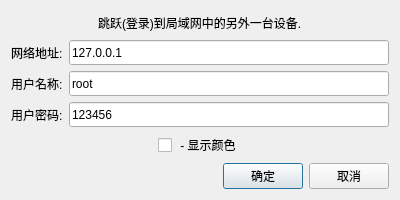
<?xml version="1.0" encoding="UTF-8"?>
<ui version="4.0">
 <class>Goline</class>
 <widget class="QDialog" name="Goline">
  <property name="geometry">
   <rect>
    <x>0</x>
    <y>0</y>
    <width>400</width>
    <height>200</height>
   </rect>
  </property>
  <property name="windowTitle">
   <string>跳跃</string>
  </property>
  <layout class="QVBoxLayout" name="verticalLayout_2">
   <item alignment="Qt::AlignHCenter">
    <widget class="QLabel" name="label">
     <property name="text">
      <string>跳跃(登录)到局域网中的另外一台设备.</string>
     </property>
    </widget>
   </item>
   <item>
    <layout class="QVBoxLayout" name="verticalLayout">
     <item>
      <layout class="QHBoxLayout" name="horizontalLayout_c">
       <item>
        <widget class="QLabel" name="label_c">
         <property name="text">
          <string>网络地址:</string>
         </property>
        </widget>
       </item>
       <item>
        <widget class="QLineEdit" name="ipaddr">
         <property name="minimumSize">
          <size>
           <width>0</width>
           <height>25</height>
          </size>
         </property>
         <property name="text">
          <string>127.0.0.1</string>
         </property>
        </widget>
       </item>
      </layout>
     </item>
     <item>
      <layout class="QHBoxLayout" name="horizontalLayout_a">
       <item>
        <widget class="QLabel" name="label_a">
         <property name="text">
          <string>用户名称:</string>
         </property>
        </widget>
       </item>
       <item>
        <widget class="QLineEdit" name="username">
         <property name="minimumSize">
          <size>
           <width>0</width>
           <height>25</height>
          </size>
         </property>
         <property name="text">
          <string>root</string>
         </property>
        </widget>
       </item>
      </layout>
     </item>
     <item>
      <layout class="QHBoxLayout" name="horizontalLayout_b">
       <item>
        <widget class="QLabel" name="label_b">
         <property name="text">
          <string>用户密码:</string>
         </property>
        </widget>
       </item>
       <item>
        <widget class="QLineEdit" name="password">
         <property name="minimumSize">
          <size>
           <width>10</width>
           <height>25</height>
          </size>
         </property>
         <property name="text">
          <string>123456</string>
         </property>
        </widget>
       </item>
      </layout>
     </item>
     <item>
      <layout class="QHBoxLayout" name="horizontalLayout_d">
       <item alignment="Qt::AlignHCenter">
        <widget class="QCheckBox" name="checkBox">
         <property name="text">
          <string> - 显示颜色</string>
         </property>
        </widget>
       </item>
      </layout>
     </item>
    </layout>
   </item>
   <item>
    <layout class="QHBoxLayout" name="horizontalLayout">
     <item>
      <spacer name="horizontalSpacer">
       <property name="orientation">
        <enum>Qt::Horizontal</enum>
       </property>
       <property name="sizeHint" stdset="0">
        <size>
         <width>40</width>
         <height>20</height>
        </size>
       </property>
      </spacer>
     </item>
     <item>
      <widget class="QPushButton" name="pushButton_2">
       <property name="text">
        <string>确定</string>
       </property>
      </widget>
     </item>
     <item>
      <widget class="QPushButton" name="pushButton">
       <property name="text">
        <string>取消</string>
       </property>
      </widget>
     </item>
    </layout>
   </item>
  </layout>
 </widget>
 <resources/>
 <connections/>
</ui>
